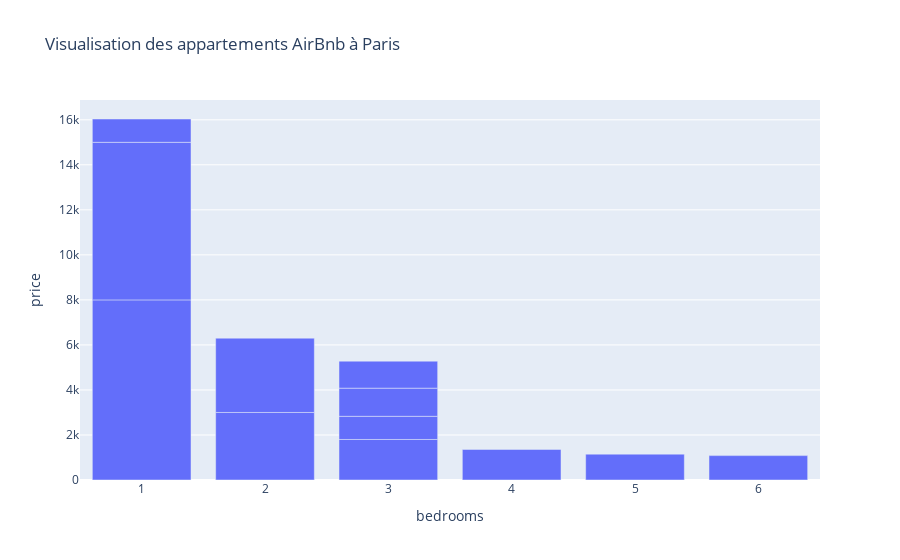

The notebook cell this image was saved under:
### Code cell
fig = px.bar(data_frame=listing_chers,
                 x="bedrooms",
                 y="price",
                hover_data = "room_type",
                title = "Visualisation des appartements AirBnb à Paris")
fig

### Figure 1 — Plotly figure (JSON) as saved in the notebook; plotly's stock layout.template omitted (floating-point values rounded to 4 significant figures)
{"data": [{"customdata": [["Entire home/apt"], ["Entire home/apt"], ["Entire home/apt"], ["Entire home/apt"], ["Entire home/apt"], ["Entire home/apt"], ["Entire home/apt"], ["Entire home/apt"], ["Entire home/apt"], ["Entire home/apt"], ["Entire home/apt"], ["Entire home/apt"], ["Entire home/apt"]], "hovertemplate": "bedrooms=%{x}<br>price=%{y}<br>room_type=%{customdata[0]}<extra></extra>", "legendgroup": "", "marker": {"color": "#636efa", "pattern": {"shape": ""}}, "name": "", "orientation": "v", "showlegend": false, "textposition": "auto", "type": "bar", "x": [3.0, 1.0, 1.0, 2.0, 6.0, 5.0, 2.0, 4.0, 3.0, NaN, 1.0, 3.0, 3.0], "xaxis": "x", "y": [1800.0, 8000.0, 7000.0, 3000.0, 1083.0, 1149.0, 3300.0, 1357.0, 1029.0, 1140.0, 1035.0, 1250.0, 1200.0], "yaxis": "y"}], "layout": {"barmode": "relative", "legend": {"tracegroupgap": 0}, "title": {"text": "Visualisation des appartements AirBnb à Paris"}, "xaxis": {"anchor": "y", "domain": [0, 1], "title": {"text": "bedrooms"}}, "yaxis": {"anchor": "x", "domain": [0, 1], "title": {"text": "price"}}}}
